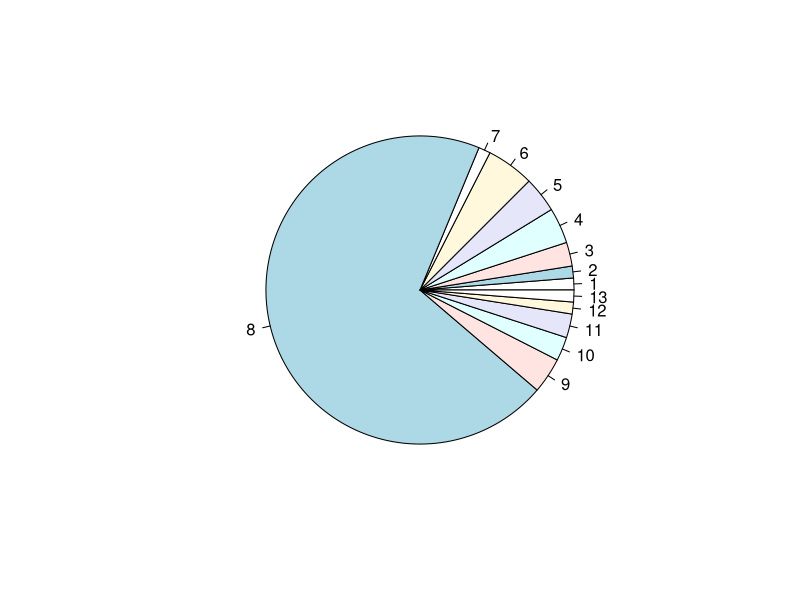

Here is the R script that generated this plot: (Note: this script raises an error after producing the figure.)
dbinom(20,20,0.5)
n <- 200
p <- .03
n*p*(1-p)
q<-c(1,1,2,3,3,4,1,56,3,2,2,1,1)
summary(q)

10

(5*4+3*20)/(5+3)
a<-c(71,74,74,4,5,8,9)
p<-c(1,1,2,3,3,4,1,56,3,2,2,1,1)
pie(p)
df <- data.frame(c("M"),c(NA))
names(df)<-c("a","b")
df$

df[,2]<-3
df=data.frame(id=c(1,2,3))
df[id=1&id<3]
im<-matrix(c(3,3,3,3,3,3,3,3,3,3,3,3),nrow=3,ncol = 4)
dim(im)[2]
range(c(7.1,7.4,7.4,7.4,7.5,7.8,7.9,8.1,8.1,8.2,8.4))
range(c(6.8,6.9,7.2,7.3,7.6,7.6,7.6,7.8,7.9,8.2,8.5,8.6))
